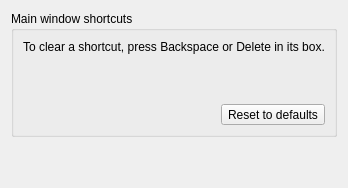
     <widget class="QWidget" name="tab_shortcuts">
      <attribute name="title">
       <string>Shortcuts</string>
      </attribute>
      <layout class="QVBoxLayout" name="vBoxLayout_tab_shortcuts">
       <item>
        <widget class="QGroupBox" name="groupBox_main_window_shortcuts">
         <property name="sizePolicy">
          <sizepolicy hsizetype="Preferred" vsizetype="Preferred">
           <horstretch>0</horstretch>
           <verstretch>0</verstretch>
          </sizepolicy>
         </property>
         <property name="layoutDirection">
          <enum>Qt::LayoutDirection::LeftToRight</enum>
         </property>
         <property name="title">
          <string>Main window shortcuts</string>
         </property>
         <property name="alignment">
          <set>Qt::AlignmentFlag::AlignLeading|Qt::AlignmentFlag::AlignLeft|Qt::AlignmentFlag::AlignTop</set>
         </property>
         <layout class="QVBoxLayout" name="verticalLayout_groupBox_mainWindowShortcuts">
          <property name="sizeConstraint">
           <enum>QLayout::SizeConstraint::SetMinimumSize</enum>
          </property>
          <item>
           <widget class="QLabel" name="label_shortcutsInstructions">
            <property name="text">
             <string>To clear a shortcut, press Backspace or Delete in its box.</string>
            </property>
            <property name="alignment">
             <set>Qt::AlignmentFlag::AlignLeading|Qt::AlignmentFlag::AlignLeft|Qt::AlignmentFlag::AlignTop</set>
            </property>
           </widget>
          </item>
          <item>
           <widget class="QFrame" name="frame_shortcuts">
            <layout class="QGridLayout" name="gridLayout_groupBox_shortcuts">
             <property name="horizontalSpacing">
              <number>20</number>
             </property>
            </layout>
           </widget>
          </item>
          <item>
           <widget class="QLabel" name="label_shortcutsConflictWarning">
            <property name="text">
             <string notr="true"/>
            </property>
            <property name="textFormat">
             <enum>Qt::TextFormat::PlainText</enum>
            </property>
            <property name="alignment">
             <set>Qt::AlignmentFlag::AlignLeading|Qt::AlignmentFlag::AlignLeft|Qt::AlignmentFlag::AlignTop</set>
            </property>
            <property name="wordWrap">
             <bool>true</bool>
            </property>
           </widget>
          </item>
          <item alignment="Qt::AlignmentFlag::AlignRight">
           <widget class="QToolButton" name="toolButton_resetMainWindowShortcuts">
            <property name="text">
             <string>Reset to defaults</string>
            </property>
           </widget>
          </item>
         </layout>
        </widget>
       </item>
       <item>
        <spacer name="verticalSpacer_shortcuts">
         <property name="orientation">
          <enum>Qt::Orientation::Vertical</enum>
         </property>
         <property name="sizeHint" stdset="0">
          <size>
           <width>20</width>
           <height>40</height>
          </size>
         </property>
        </spacer>
       </item>
      </layout>
     </widget>
